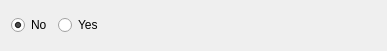
<?xml version="1.0" encoding="UTF-8"?>
<ui version="4.0">
 <class>IsDeleted</class>
 <widget class="QWidget" name="IsDeleted">
  <property name="geometry">
   <rect>
    <x>0</x>
    <y>0</y>
    <width>387</width>
    <height>51</height>
   </rect>
  </property>
  <property name="windowTitle">
   <string>Form</string>
  </property>
  <layout class="QHBoxLayout" name="horizontalLayout">
   <item>
    <widget class="QRadioButton" name="notDeleted">
     <property name="text">
      <string>No</string>
     </property>
     <property name="checked">
      <bool>true</bool>
     </property>
    </widget>
   </item>
   <item>
    <widget class="QRadioButton" name="deleted">
     <property name="text">
      <string>Yes</string>
     </property>
    </widget>
   </item>
   <item>
    <spacer name="horizontalSpacer">
     <property name="orientation">
      <enum>Qt::Horizontal</enum>
     </property>
     <property name="sizeHint" stdset="0">
      <size>
       <width>40</width>
       <height>20</height>
      </size>
     </property>
    </spacer>
   </item>
  </layout>
 </widget>
 <resources/>
 <connections/>
</ui>
